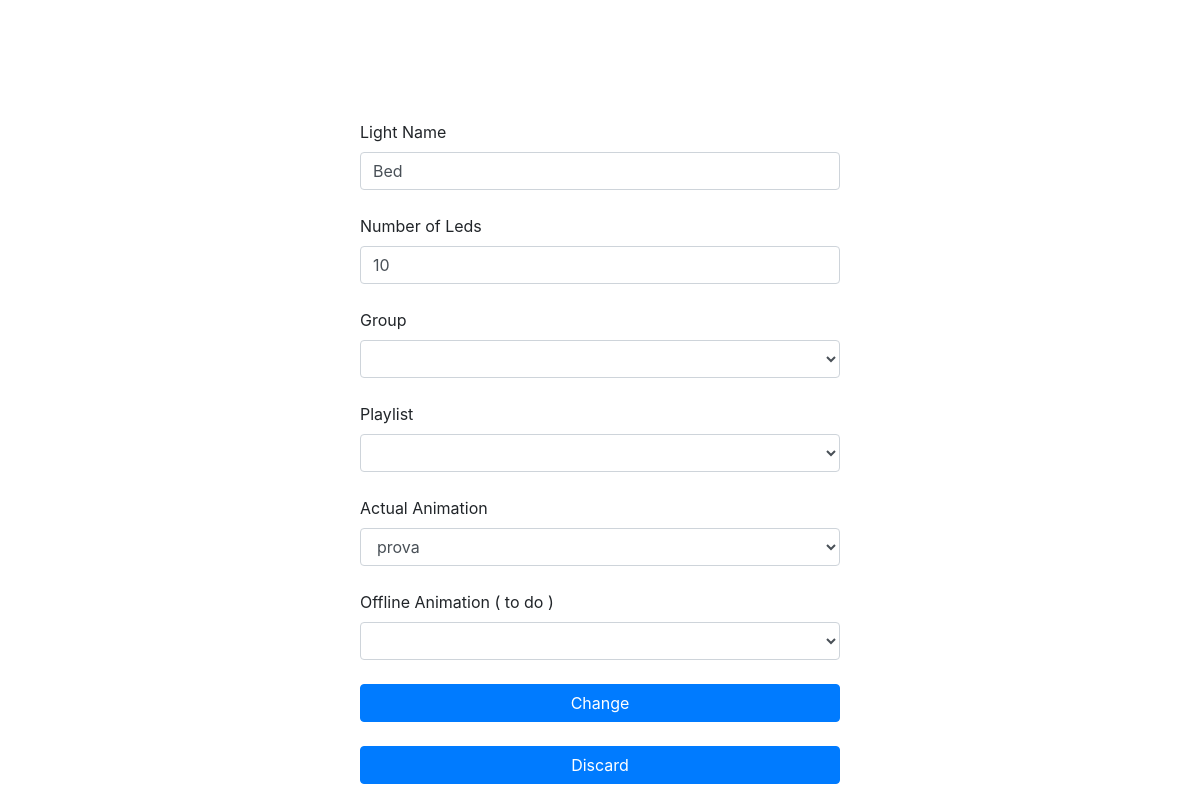
Before: /home/light/settings.php?light_id=3 (signed in) with the older database file.
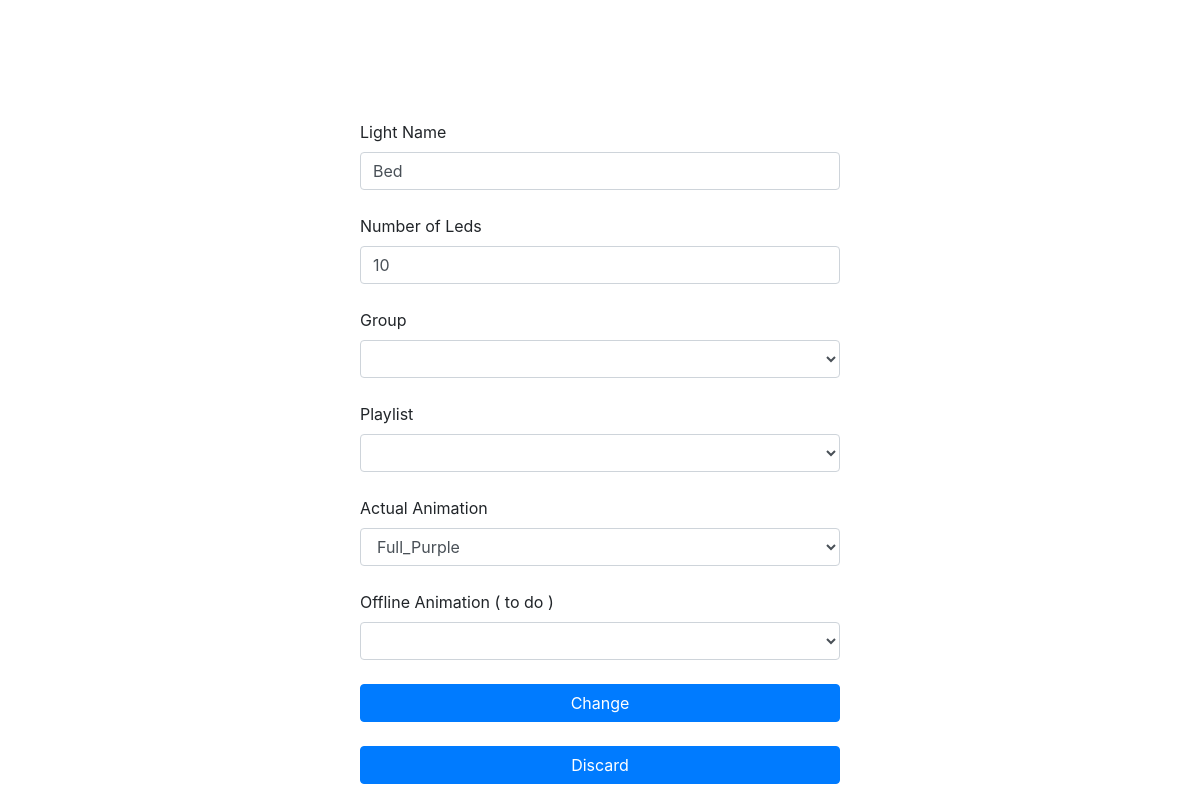
After: the same page with the newer database file.
### tables this page shows
CREATE TABLE `light` (
  `id` int(11) NOT NULL,
  `id_board` int(11) NOT NULL,
  `name` varchar(255) NOT NULL,
  `id_cluster` int(11) NOT NULL,
  `id_animation` int(11) NOT NULL,
  `id_sub_playlist` int(11) NOT NULL
);

CREATE TABLE `animation` (
  `id` int(11) NOT NULL,
  `id_pattern` int(11) NOT NULL,
  `id_playlist` int(11) NOT NULL,
  `name` varchar(30) NOT NULL,
  `leds_number` int(11) NOT NULL,
  `phases` int(11) NOT NULL,
  `delay` int(3) NOT NULL,
  `repeat` int(3) NOT NULL,
  `file_name` text NOT NULL
);

CREATE TABLE `board` (
  `id` int(11) NOT NULL,
  `leds_number` int(5) NOT NULL,
  `notify` int(10) NOT NULL
);

### home/light/settings.php (the view, shortened to what this page needs)
<?php
	if ( !isset( $_SESSION[ "user_id" ] ) )
	{
		header( "Location: /sign/signin.php" );
		die();
	}
	else if ( !isset( $_GET[ "light_id" ] ) )
	{
		header( "Location: /home/home.php" );
		die();
	}
	else
	{
		include "../../connection/sleds_connect.php";
		$statement = $sleds_database -> prepare( "SELECT token FROM user WHERE user.id=?" );
		$statement -> bind_param( "i", $_SESSION[ "user_id" ] );
		$statement -> execute();
		$user_token = ( ( $statement -> get_result() ) -> fetch_assoc() )[ "token" ];
		$statement = $sleds_database -> prepare( "SELECT light.name, light.id_sub_playlist, board.leds_number, light.id_animation, light.id_cluster FROM light JOIN board ON light.id_board=board.id WHERE light.id=?" );
		$statement -> bind_param( "i", $_GET[ "light_id" ] );
		$statement -> execute();
		$light_result = $statement -> get_result();
		$light_result = $light_result -> fetch_assoc();
?>
<!DOCTYPE html>
<html lang="en">
	<head>
		<link rel="stylesheet" href="https://cdn.jsdelivr.net/npm/bootstrap@4.3.1/dist/css/bootstrap.min.css">
		<link rel = "stylesheet" href = "./style/style.css" >
	</head>
	<body>
		<div class = "settings" >
			<form method = "post" action = "./change_settings.php" >
				<div class="form-outline mb-4">
					<label class="form-label" for="name">Light Name</label>
					<input type="text" id="name" class="form-control" value = "<?php echo $light_result[ "name" ]; ?>" />
				</div>
				<div class="form-outline mb-4">
					<label class="form-label" for="board_id">Number of Leds</label>
					<input type="number" id="board_id" class="form-control" value = "<?php echo $light_result[ "leds_number" ]; ?>" />
				</div>
				<div class="form-outline mb-4">
					<label class="form-label" for="group">Group</label>
					<select type="number" id="group" class="form-control" value = "Group" onchange = "change_sub_playlists( this.value, <?php echo $user_token; ?> )">
					<option disabled selected value></option>
					<script>
						load_groups( "<?php echo $user_token ?>" );
					</script>
					</select>
				</div>
				<div class="form-outline mb-4">
					<label class="form-label" for="playlist">Playlist</label>
					<select type="number" id="playlist" class="form-control">
					</select>
				</div>
				<div class="form-outline mb-4">
					<label class="form-label" for="actual_animation">Actual Animation</label>
					<select type="text" id="actual_animation" class="form-control">
						<?php
						$statement = $sleds_database -> prepare( "SELECT animation.name, animation.id FROM animation JOIN relation_animation_sub_playlist ON animation.id=relation_animation_sub_playlist.id_animation WHERE relation_animation_sub_playlist.id_sub_playlist=?" );
						$statement -> bind_param( "i", $light_result[ "id_sub_playlist" ] );
						$statement -> execute();
						$animation_result = $statement -> get_result();
						if ( mysqli_num_rows( $animation_result ) > 0 )
						{
							while ( $animation = $animation_result -> fetch_assoc() )
							{
								echo "<option value='" . $animation[ "id" ] . "'";
								if ( $animation[ "id" ] == $light_result[ "id_animation" ] )
									echo "selected";
								echo ">" . $animation[ "name" ] . "</option>";
							}
						}
						?>
					</select>
				</div>
				<div class="form-outline mb-4">
					<label class="form-label" for="actual_animation">Offline Animation ( to do )</label>
					<select type="number" id="actual_animation" class="form-control" value = "">
					</select>
				</div>
				<button type="submit" class="btn btn-primary btn-block mb-4">Change</button>
			</form>
			<a href = "/home/home.php" ><button class="btn btn-primary btn-block mb-4" >Discard</button></a>
		</div>
	</body>
</html>
<?php
	}
?>

Changed rows visible on the page:
changed light "Bed": id_animation.name "prova" → "Full_Purple"
